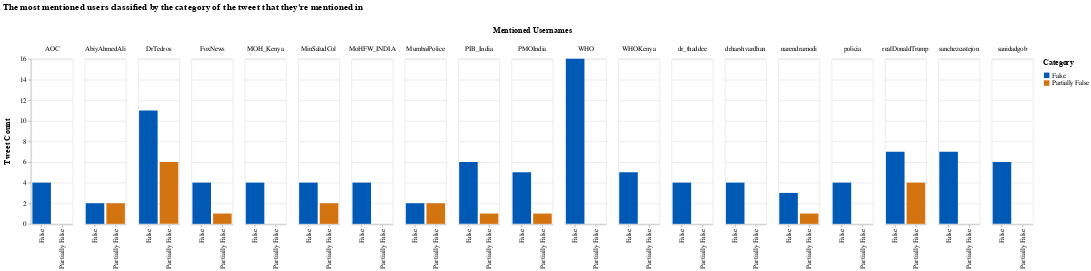

This figure's notebook cell:
### Markdown cell above
We visualize the most mentioned users classified by the category of the tweet that they're mentioned in, we have filtered in the range of a minum of 4 tweets to a maxium to 22 tweets total (which is the maxium number of mentions per users in the dataset). Every bar is colored by the amount of tweet written per each category. (False, Partually False).

### Code cell
barsm = alt.Chart(df_mentions).transform_fold(
    ['False', 'Partially False'],
).mark_bar().encode(
    x=alt.X('key:N',title=None),
    y=alt.Y('value:Q',title="Tweet Count"),
    color=alt.Color('key:N',scale=alt.Scale(range=['#005AB5','#D47411']),title="Category"),
    column=alt.Column('Mentioned Usernames:N'),
).transform_filter(
    alt.FieldRangePredicate(field='count', range=[4, 22])
).properties(
    title="The most mentioned users classified by the category of the tweet that they're mentioned in",
    width=75
).configure_title(
    fontSize=17,
    offset=25
).configure_axis(
    labelFontSize=13,
    titleFontSize=15,
    titlePadding=15
).configure_legend(
    titleFontSize=14,
    labelFontSize=12,
    titlePadding=10
).configure_header(
    titleFontSize=15,
    labelFontSize=12
)


barsm

### Figure 1 — Vega-Lite specification as saved in the notebook (floating-point values rounded to 4 significant figures; data arrays with more than 128 entries replaced by an {"elided": "..."} marker saying what was removed)
{"config": {"view": {"continuousWidth": 400, "continuousHeight": 300}, "axis": {"labelFontSize": 13, "titleFontSize": 15, "titlePadding": 15}, "header": {"labelFontSize": 12, "titleFontSize": 15}, "legend": {"labelFontSize": 12, "titleFontSize": 14, "titlePadding": 10}, "title": {"fontSize": 17, "offset": 25}}, "data": {"name": "data-2b9442049ef828ca280785ffa145f9f0"}, "mark": "bar", "encoding": {"color": {"type": "nominal", "field": "key", "scale": {"range": ["#005AB5", "#D47411"]}, "title": "Category"}, "column": {"type": "nominal", "field": "Mentioned Usernames"}, "x": {"type": "nominal", "field": "key", "title": null}, "y": {"type": "quantitative", "field": "value", "title": "Tweet Count"}}, "title": "The most mentioned users classified by the category of the tweet that they're mentioned in", "transform": [{"fold": ["False", "Partially False"]}, {"filter": {"field": "count", "range": [4, 22]}}], "width": 75, "$schema": "https://vega.github.io/schema/vega-lite/v4.8.1.json", "datasets": {"data-2b9442049ef828ca280785ffa145f9f0": {"elided": "624 records"}}}
